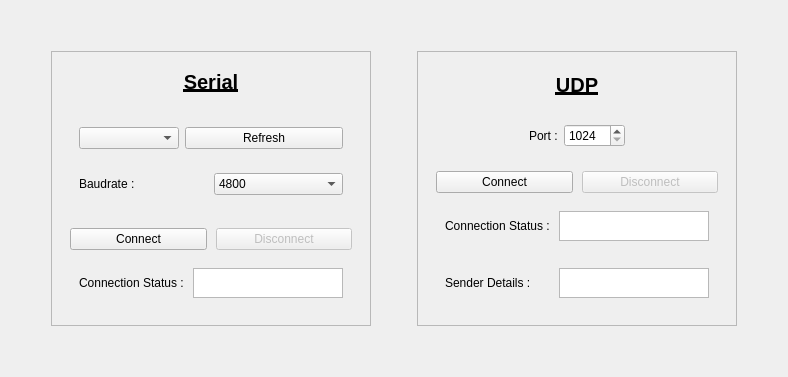
      <widget class="QWidget" name="tab_connection">
       <attribute name="title">
        <string>Connection</string>
       </attribute>
       <layout class="QGridLayout" name="gridLayout_2">
        <item row="1" column="1">
         <widget class="QFrame" name="frame">
          <property name="minimumSize">
           <size>
            <width>300</width>
            <height>250</height>
           </size>
          </property>
          <property name="frameShape">
           <enum>QFrame::Shape::StyledPanel</enum>
          </property>
          <property name="frameShadow">
           <enum>QFrame::Shadow::Raised</enum>
          </property>
          <layout class="QVBoxLayout" name="verticalLayout_16">
           <item>
            <layout class="QHBoxLayout" name="horizontalLayout_9">
             <property name="leftMargin">
              <number>9</number>
             </property>
             <property name="topMargin">
              <number>9</number>
             </property>
             <property name="rightMargin">
              <number>9</number>
             </property>
             <property name="bottomMargin">
              <number>9</number>
             </property>
             <item>
              <widget class="QLabel" name="label_28">
               <property name="font">
                <font>
                 <pointsize>15</pointsize>
                 <bold>true</bold>
                 <underline>true</underline>
                </font>
               </property>
               <property name="text">
                <string>Serial</string>
               </property>
               <property name="alignment">
                <set>Qt::AlignmentFlag::AlignCenter</set>
               </property>
              </widget>
             </item>
            </layout>
           </item>
           <item>
            <widget class="QFrame" name="horizontalFrame_serial_input_connection">
             <layout class="QVBoxLayout" name="verticalLayout_12">
              <property name="leftMargin">
               <number>9</number>
              </property>
              <property name="topMargin">
               <number>9</number>
              </property>
              <property name="rightMargin">
               <number>9</number>
              </property>
              <property name="bottomMargin">
               <number>9</number>
              </property>
              <item>
               <layout class="QHBoxLayout" name="horizontalLayout_2">
                <property name="leftMargin">
                 <number>9</number>
                </property>
                <property name="topMargin">
                 <number>9</number>
                </property>
                <property name="rightMargin">
                 <number>9</number>
                </property>
                <property name="bottomMargin">
                 <number>9</number>
                </property>
                <item>
                 <widget class="QComboBox" name="comboBox_serial_input_port_list">
                  <property name="sizePolicy">
                   <sizepolicy hsizetype="Fixed" vsizetype="Fixed">
                    <horstretch>0</horstretch>
                    <verstretch>0</verstretch>
                   </sizepolicy>
                  </property>
                  <property name="minimumSize">
                   <size>
                    <width>100</width>
                    <height>0</height>
                   </size>
                  </property>
                  <property name="font">
                   <font>
                    <pointsize>9</pointsize>
                   </font>
                  </property>
                 </widget>
                </item>
                <item>
                 <widget class="QPushButton" name="pushButton_refresh_available_ports_list">
                  <property name="font">
                   <font>
                    <pointsize>9</pointsize>
                   </font>
                  </property>
                  <property name="text">
                   <string>Refresh</string>
                  </property>
                  <property name="icon">
                   <iconset theme="QIcon::ThemeIcon::ViewRefresh"/>
                  </property>
                  <property name="iconSize">
                   <size>
                    <width>10</width>
                    <height>10</height>
                   </size>
                  </property>
                 </widget>
                </item>
               </layout>
              </item>
              <item>
               <layout class="QHBoxLayout" name="horizontalLayout_20">
                <property name="leftMargin">
                 <number>9</number>
                </property>
                <property name="topMargin">
                 <number>9</number>
                </property>
                <property name="rightMargin">
                 <number>9</number>
                </property>
                <property name="bottomMargin">
                 <number>9</number>
                </property>
                <item>
                 <widget class="QLabel" name="label_26">
                  <property name="font">
                   <font>
                    <pointsize>9</pointsize>
                   </font>
                  </property>
                  <property name="text">
                   <string>Baudrate :</string>
                  </property>
                  <property name="alignment">
                   <set>Qt::AlignmentFlag::AlignLeading|Qt::AlignmentFlag::AlignLeft|Qt::AlignmentFlag::AlignVCenter</set>
                  </property>
                 </widget>
                </item>
                <item>
                 <widget class="QComboBox" name="comboBox_serial_input_port_baudrate">
                  <property name="enabled">
                   <bool>true</bool>
                  </property>
                  <property name="font">
                   <font>
                    <pointsize>9</pointsize>
                   </font>
                  </property>
                  <property name="editable">
                   <bool>false</bool>
                  </property>
                  <property name="currentText">
                   <string>4800</string>
                  </property>
                  <property name="currentIndex">
                   <number>2</number>
                  </property>
                  <item>
                   <property name="text">
                    <string>1200</string>
                   </property>
                  </item>
                  <item>
                   <property name="text">
                    <string>2400</string>
                   </property>
                  </item>
                  <item>
                   <property name="text">
                    <string>4800</string>
                   </property>
                  </item>
                  <item>
                   <property name="text">
                    <string>9600</string>
                   </property>
                  </item>
                  <item>
                   <property name="text">
                    <string>19200</string>
                   </property>
                  </item>
                  <item>
                   <property name="text">
                    <string>38400</string>
                   </property>
                  </item>
                  <item>
                   <property name="text">
                    <string>57600</string>
                   </property>
                  </item>
                  <item>
                   <property name="text">
                    <string>115200</string>
                   </property>
                  </item>
                 </widget>
                </item>
               </layout>
              </item>
             </layout>
            </widget>
           </item>
           <item>
            <widget class="QFrame" name="gridFrame">
             <layout class="QGridLayout" name="gridLayout_3">
              <property name="leftMargin">
               <number>9</number>
              </property>
              <property name="topMargin">
               <number>9</number>
              </property>
              <property name="rightMargin">
               <number>9</number>
              </property>
              <property name="bottomMargin">
               <number>9</number>
              </property>
              <property name="spacing">
               <number>9</number>
              </property>
              <item row="0" column="0">
               <widget class="QPushButton" name="pushButton_connect_serial_input">
                <property name="font">
                 <font>
                  <pointsize>9</pointsize>
                 </font>
                </property>
                <property name="text">
                 <string>Connect</string>
                </property>
               </widget>
              </item>
              <item row="0" column="1">
               <widget class="QPushButton" name="pushButton_disconnect_serial_input">
                <property name="enabled">
                 <bool>false</bool>
                </property>
                <property name="font">
                 <font>
                  <pointsize>9</pointsize>
                 </font>
                </property>
                <property name="text">
                 <string>Disconnect</string>
                </property>
               </widget>
              </item>
              <item row="1" column="0" colspan="2">
               <layout class="QHBoxLayout" name="horizontalLayout_55">
                <property name="leftMargin">
                 <number>9</number>
                </property>
                <property name="topMargin">
                 <number>9</number>
                </property>
                <property name="rightMargin">
                 <number>9</number>
                </property>
                <property name="bottomMargin">
                 <number>9</number>
                </property>
                <item>
                 <widget class="QLabel" name="label_69">
                  <property name="text">
                   <string>Connection Status :</string>
                  </property>
                 </widget>
                </item>
                <item>
                 <widget class="QPlainTextEdit" name="plainTextEdit_connection_status">
                  <property name="sizePolicy">
                   <sizepolicy hsizetype="Expanding" vsizetype="Fixed">
                    <horstretch>0</horstretch>
                    <verstretch>0</verstretch>
                   </sizepolicy>
                  </property>
                  <property name="maximumSize">
                   <size>
                    <width>150</width>
                    <height>30</height>
                   </size>
                  </property>
                  <property name="readOnly">
                   <bool>true</bool>
                  </property>
                 </widget>
                </item>
               </layout>
              </item>
             </layout>
            </widget>
           </item>
          </layout>
         </widget>
        </item>
        <item row="1" column="2">
         <spacer name="horizontalSpacer_9">
          <property name="orientation">
           <enum>Qt::Orientation::Horizontal</enum>
          </property>
          <property name="sizeHint" stdset="0">
           <size>
            <width>40</width>
            <height>20</height>
           </size>
          </property>
         </spacer>
        </item>
        <item row="1" column="4">
         <spacer name="horizontalSpacer_3">
          <property name="orientation">
           <enum>Qt::Orientation::Horizontal</enum>
          </property>
          <property name="sizeHint" stdset="0">
           <size>
            <width>40</width>
            <height>20</height>
           </size>
          </property>
         </spacer>
        </item>
        <item row="1" column="0">
         <spacer name="horizontalSpacer">
          <property name="orientation">
           <enum>Qt::Orientation::Horizontal</enum>
          </property>
          <property name="sizeHint" stdset="0">
           <size>
            <width>40</width>
            <height>20</height>
           </size>
          </property>
         </spacer>
        </item>
        <item row="1" column="3">
         <widget class="QFrame" name="verticalFrame">
          <property name="frameShape">
           <enum>QFrame::Shape::StyledPanel</enum>
          </property>
          <layout class="QVBoxLayout" name="verticalLayout_22">
           <property name="leftMargin">
            <number>9</number>
           </property>
           <property name="topMargin">
            <number>9</number>
           </property>
           <property name="rightMargin">
            <number>9</number>
           </property>
           <property name="bottomMargin">
            <number>9</number>
           </property>
           <item>
            <layout class="QHBoxLayout" name="horizontalLayout_52">
             <property name="leftMargin">
              <number>9</number>
             </property>
             <property name="topMargin">
              <number>9</number>
             </property>
             <property name="rightMargin">
              <number>9</number>
             </property>
             <property name="bottomMargin">
              <number>9</number>
             </property>
             <item>
              <widget class="QLabel" name="label_63">
               <property name="font">
                <font>
                 <pointsize>15</pointsize>
                 <bold>true</bold>
                 <underline>true</underline>
                </font>
               </property>
               <property name="text">
                <string>UDP</string>
               </property>
               <property name="alignment">
                <set>Qt::AlignmentFlag::AlignCenter</set>
               </property>
              </widget>
             </item>
            </layout>
           </item>
           <item>
            <layout class="QHBoxLayout" name="horizontalLayout_53">
             <property name="leftMargin">
              <number>9</number>
             </property>
             <property name="topMargin">
              <number>9</number>
             </property>
             <property name="rightMargin">
              <number>9</number>
             </property>
             <property name="bottomMargin">
              <number>9</number>
             </property>
             <item>
              <spacer name="horizontalSpacer_10">
               <property name="orientation">
                <enum>Qt::Orientation::Horizontal</enum>
               </property>
               <property name="sizeType">
                <enum>QSizePolicy::Policy::MinimumExpanding</enum>
               </property>
               <property name="sizeHint" stdset="0">
                <size>
                 <width>40</width>
                 <height>20</height>
                </size>
               </property>
              </spacer>
             </item>
             <item>
              <widget class="QLabel" name="label_64">
               <property name="text">
                <string>Port :</string>
               </property>
              </widget>
             </item>
             <item>
              <widget class="QSpinBox" name="spinBox_port_input_udp">
               <property name="minimum">
                <number>1024</number>
               </property>
               <property name="maximum">
                <number>65535</number>
               </property>
               <property name="value">
                <number>1024</number>
               </property>
              </widget>
             </item>
             <item>
              <spacer name="horizontalSpacer_11">
               <property name="orientation">
                <enum>Qt::Orientation::Horizontal</enum>
               </property>
               <property name="sizeType">
                <enum>QSizePolicy::Policy::MinimumExpanding</enum>
               </property>
               <property name="sizeHint" stdset="0">
                <size>
                 <width>40</width>
                 <height>20</height>
                </size>
               </property>
              </spacer>
             </item>
            </layout>
           </item>
           <item>
            <widget class="QFrame" name="gridFrame_2">
             <layout class="QGridLayout" name="gridLayout_9">
              <property name="leftMargin">
               <number>9</number>
              </property>
              <property name="topMargin">
               <number>9</number>
              </property>
              <property name="rightMargin">
               <number>9</number>
              </property>
              <property name="bottomMargin">
               <number>9</number>
              </property>
              <property name="spacing">
               <number>9</number>
              </property>
              <item row="0" column="1">
               <widget class="QPushButton" name="pushButton_disconnect_udp_input">
                <property name="enabled">
                 <bool>false</bool>
                </property>
                <property name="font">
                 <font>
                  <pointsize>9</pointsize>
                 </font>
                </property>
                <property name="text">
                 <string>Disconnect</string>
                </property>
                <property name="checkable">
                 <bool>true</bool>
                </property>
               </widget>
              </item>
              <item row="0" column="0">
               <widget class="QPushButton" name="pushButton_connect_udp_input">
                <property name="font">
                 <font>
                  <pointsize>9</pointsize>
                 </font>
                </property>
                <property name="text">
                 <string>Connect</string>
                </property>
                <property name="checkable">
                 <bool>true</bool>
                </property>
               </widget>
              </item>
              <item row="1" column="0" colspan="2">
               <layout class="QHBoxLayout" name="horizontalLayout_56">
                <property name="leftMargin">
                 <number>9</number>
                </property>
                <property name="topMargin">
                 <number>9</number>
                </property>
                <property name="rightMargin">
                 <number>9</number>
                </property>
                <property name="bottomMargin">
                 <number>9</number>
                </property>
                <item>
                 <widget class="QLabel" name="label_70">
                  <property name="text">
                   <string>Connection Status :</string>
                  </property>
                 </widget>
                </item>
                <item>
                 <widget class="QPlainTextEdit" name="plainTextEdit_connection_status_udp">
                  <property name="sizePolicy">
                   <sizepolicy hsizetype="Expanding" vsizetype="Fixed">
                    <horstretch>0</horstretch>
                    <verstretch>0</verstretch>
                   </sizepolicy>
                  </property>
                  <property name="maximumSize">
                   <size>
                    <width>150</width>
                    <height>30</height>
                   </size>
                  </property>
                  <property name="readOnly">
                   <bool>true</bool>
                  </property>
                 </widget>
                </item>
               </layout>
              </item>
              <item row="2" column="0" colspan="2">
               <layout class="QHBoxLayout" name="horizontalLayout_57">
                <property name="leftMargin">
                 <number>9</number>
                </property>
                <property name="topMargin">
                 <number>9</number>
                </property>
                <property name="rightMargin">
                 <number>9</number>
                </property>
                <property name="bottomMargin">
                 <number>9</number>
                </property>
                <item>
                 <widget class="QLabel" name="label_71">
                  <property name="text">
                   <string>Sender Details :</string>
                  </property>
                 </widget>
                </item>
                <item>
                 <widget class="QPlainTextEdit" name="plainTextEdit_udp_sender_details">
                  <property name="sizePolicy">
                   <sizepolicy hsizetype="Expanding" vsizetype="Fixed">
                    <horstretch>0</horstretch>
                    <verstretch>0</verstretch>
                   </sizepolicy>
                  </property>
                  <property name="maximumSize">
                   <size>
                    <width>150</width>
                    <height>30</height>
                   </size>
                  </property>
                  <property name="readOnly">
                   <bool>true</bool>
                  </property>
                 </widget>
                </item>
               </layout>
              </item>
             </layout>
            </widget>
           </item>
          </layout>
         </widget>
        </item>
        <item row="0" column="2">
         <spacer name="verticalSpacer_17">
          <property name="orientation">
           <enum>Qt::Orientation::Vertical</enum>
          </property>
          <property name="sizeHint" stdset="0">
           <size>
            <width>20</width>
            <height>40</height>
           </size>
          </property>
         </spacer>
        </item>
        <item row="2" column="2">
         <spacer name="verticalSpacer_18">
          <property name="orientation">
           <enum>Qt::Orientation::Vertical</enum>
          </property>
          <property name="sizeHint" stdset="0">
           <size>
            <width>20</width>
            <height>40</height>
           </size>
          </property>
         </spacer>
        </item>
       </layout>
      </widget>
